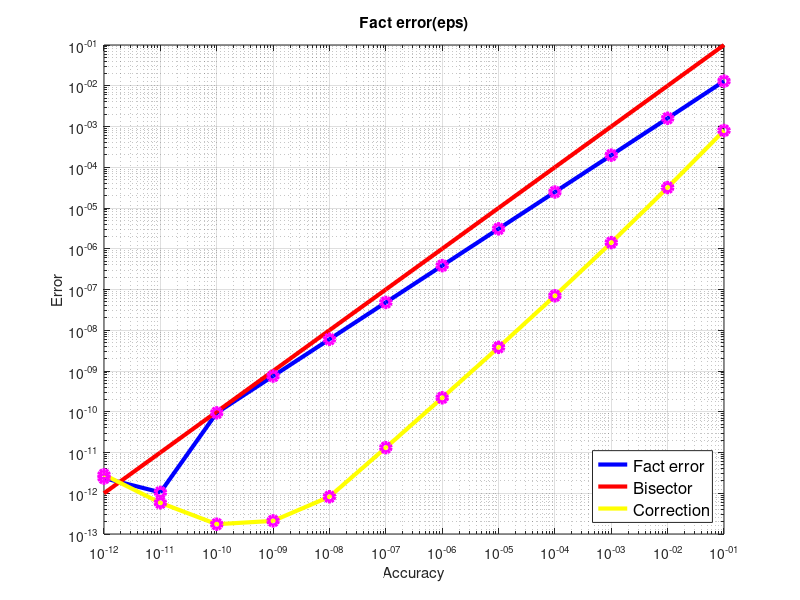
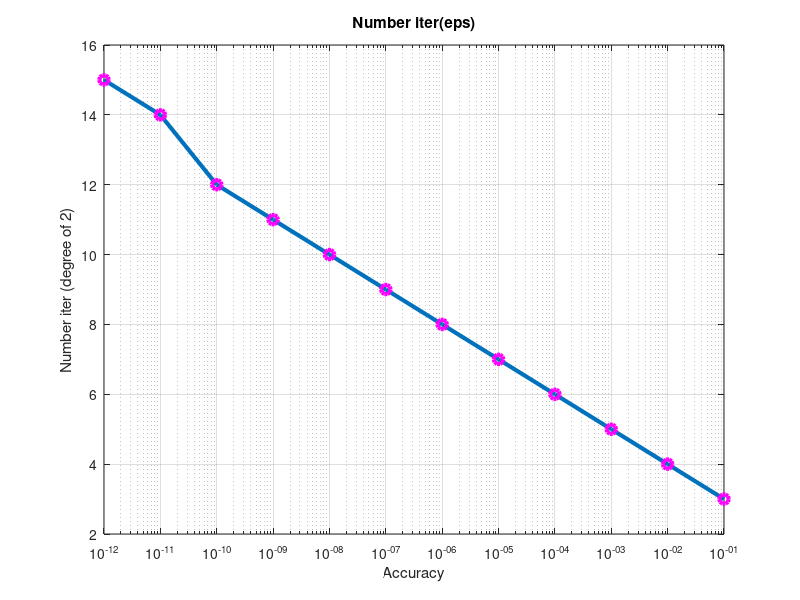

The MATLAB script that drew these images, in order:
n = 12;


fileID = fopen('error_and_iter_on_eps.txt', 'r');
formatSpec = '%f %f %d %f';
sizeA = [4 n];
A = fscanf(fileID, formatSpec, sizeA);
fclose(fileID);


figure;
loglog(A(1, 1:n), A(2, 1:n), 'LineWidth', 3, 'Color', 'b');
grid on;
hold on;
loglog(A(1, 1:n), A(1, 1:n), 'LineWidth', 3, 'Color', 'r');
hold on;
loglog(A(1, 1:n), A(4, 1:n), 'LineWidth', 3, 'Color', 'y');
hold on;
loglog(A(1, 1:n), A(2, 1:n), 'mo', 'MarkerSize', 7, 'LineWidth', 3);
hold on;

loglog(A(1, 1:n), A(4, 1:n), 'mo', 'MarkerSize', 7, 'LineWidth', 3);
title('Fact error(eps)');
xlabel('Accuracy');
ylabel('Error');
legend({'Fact error', 'Bisector', 'Correction'}, 'Location', 'southeast', 'Fontsize', 12);


figure;
semilogx(A(1, 1:n), A(3, 1:n), 'LineWidth', 3);
grid on;
hold on;
semilogx(A(1, 1:n), A(3, 1:n), 'mo', 'MarkerSize', 7, 'LineWidth', 3);
title('Number iter(eps)');
xlabel('Accuracy');
ylabel('Number iter (degree of 2)');

